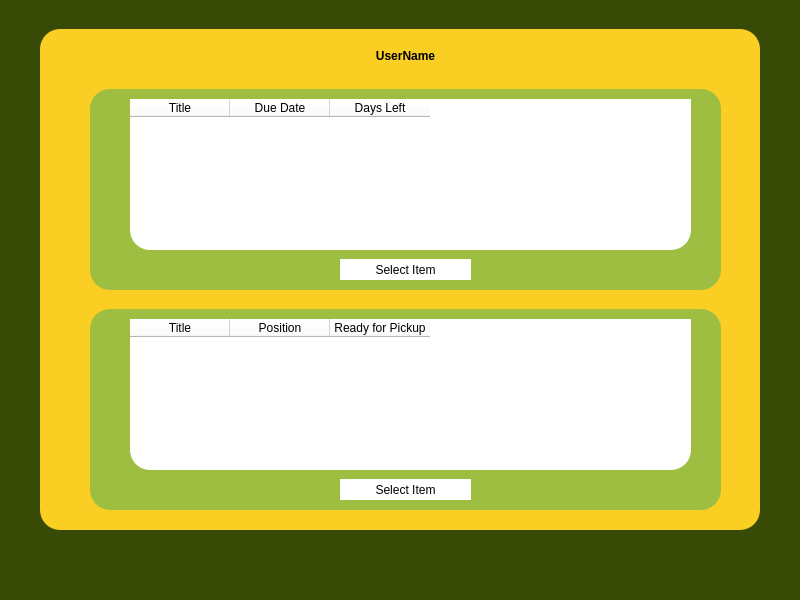
<?xml version="1.0" encoding="UTF-8"?>
<ui version="4.0">
 <class>AccountDetailsPage</class>
 <widget class="QWidget" name="AccountDetailsPage">
  <property name="geometry">
   <rect>
    <x>0</x>
    <y>0</y>
    <width>800</width>
    <height>600</height>
   </rect>
  </property>
  <property name="windowTitle">
   <string>Form</string>
  </property>
  <widget class="QWidget" name="widget" native="true">
   <property name="geometry">
    <rect>
     <x>0</x>
     <y>-1</y>
     <width>800</width>
     <height>601</height>
    </rect>
   </property>
   <property name="autoFillBackground">
    <bool>false</bool>
   </property>
   <property name="styleSheet">
    <string notr="true">background-color: #384b06;
font: 12pt &quot;DejaVu Serif&quot;;</string>
   </property>
   <widget class="QWidget" name="widget_2" native="true">
    <property name="geometry">
     <rect>
      <x>40</x>
      <y>30</y>
      <width>720</width>
      <height>501</height>
     </rect>
    </property>
    <property name="palette">
     <palette>
      <active>
       <colorrole role="Button">
        <brush brushstyle="SolidPattern">
         <color alpha="255">
          <red>250</red>
          <green>206</green>
          <blue>35</blue>
         </color>
        </brush>
       </colorrole>
       <colorrole role="Base">
        <brush brushstyle="SolidPattern">
         <color alpha="255">
          <red>250</red>
          <green>206</green>
          <blue>35</blue>
         </color>
        </brush>
       </colorrole>
       <colorrole role="Window">
        <brush brushstyle="SolidPattern">
         <color alpha="255">
          <red>250</red>
          <green>206</green>
          <blue>35</blue>
         </color>
        </brush>
       </colorrole>
      </active>
      <inactive>
       <colorrole role="Button">
        <brush brushstyle="SolidPattern">
         <color alpha="255">
          <red>250</red>
          <green>206</green>
          <blue>35</blue>
         </color>
        </brush>
       </colorrole>
       <colorrole role="Base">
        <brush brushstyle="SolidPattern">
         <color alpha="255">
          <red>250</red>
          <green>206</green>
          <blue>35</blue>
         </color>
        </brush>
       </colorrole>
       <colorrole role="Window">
        <brush brushstyle="SolidPattern">
         <color alpha="255">
          <red>250</red>
          <green>206</green>
          <blue>35</blue>
         </color>
        </brush>
       </colorrole>
      </inactive>
      <disabled>
       <colorrole role="Button">
        <brush brushstyle="SolidPattern">
         <color alpha="255">
          <red>250</red>
          <green>206</green>
          <blue>35</blue>
         </color>
        </brush>
       </colorrole>
       <colorrole role="Base">
        <brush brushstyle="SolidPattern">
         <color alpha="255">
          <red>250</red>
          <green>206</green>
          <blue>35</blue>
         </color>
        </brush>
       </colorrole>
       <colorrole role="Window">
        <brush brushstyle="SolidPattern">
         <color alpha="255">
          <red>250</red>
          <green>206</green>
          <blue>35</blue>
         </color>
        </brush>
       </colorrole>
      </disabled>
     </palette>
    </property>
    <property name="autoFillBackground">
     <bool>false</bool>
    </property>
    <property name="styleSheet">
     <string notr="true">background-color: #face23;
border-radius: 20px;</string>
    </property>
    <widget class="QWidget" name="AccountInfoWidget" native="true">
     <property name="geometry">
      <rect>
       <x>50</x>
       <y>20</y>
       <width>631</width>
       <height>41</height>
      </rect>
     </property>
     <property name="palette">
      <palette>
       <active>
        <colorrole role="WindowText">
         <brush brushstyle="SolidPattern">
          <color alpha="255">
           <red>255</red>
           <green>255</green>
           <blue>255</blue>
          </color>
         </brush>
        </colorrole>
        <colorrole role="Button">
         <brush brushstyle="SolidPattern">
          <color alpha="255">
           <red>250</red>
           <green>206</green>
           <blue>35</blue>
          </color>
         </brush>
        </colorrole>
        <colorrole role="Light">
         <brush brushstyle="SolidPattern">
          <color alpha="255">
           <red>84</red>
           <green>112</green>
           <blue>9</blue>
          </color>
         </brush>
        </colorrole>
        <colorrole role="Midlight">
         <brush brushstyle="SolidPattern">
          <color alpha="255">
           <red>70</red>
           <green>93</green>
           <blue>7</blue>
          </color>
         </brush>
        </colorrole>
        <colorrole role="Dark">
         <brush brushstyle="SolidPattern">
          <color alpha="255">
           <red>28</red>
           <green>37</green>
           <blue>3</blue>
          </color>
         </brush>
        </colorrole>
        <colorrole role="Mid">
         <brush brushstyle="SolidPattern">
          <color alpha="255">
           <red>37</red>
           <green>50</green>
           <blue>4</blue>
          </color>
         </brush>
        </colorrole>
        <colorrole role="Text">
         <brush brushstyle="SolidPattern">
          <color alpha="255">
           <red>255</red>
           <green>255</green>
           <blue>255</blue>
          </color>
         </brush>
        </colorrole>
        <colorrole role="BrightText">
         <brush brushstyle="SolidPattern">
          <color alpha="255">
           <red>255</red>
           <green>255</green>
           <blue>255</blue>
          </color>
         </brush>
        </colorrole>
        <colorrole role="ButtonText">
         <brush brushstyle="SolidPattern">
          <color alpha="255">
           <red>255</red>
           <green>255</green>
           <blue>255</blue>
          </color>
         </brush>
        </colorrole>
        <colorrole role="Base">
         <brush brushstyle="SolidPattern">
          <color alpha="255">
           <red>250</red>
           <green>206</green>
           <blue>35</blue>
          </color>
         </brush>
        </colorrole>
        <colorrole role="Window">
         <brush brushstyle="SolidPattern">
          <color alpha="255">
           <red>250</red>
           <green>206</green>
           <blue>35</blue>
          </color>
         </brush>
        </colorrole>
        <colorrole role="Shadow">
         <brush brushstyle="SolidPattern">
          <color alpha="255">
           <red>0</red>
           <green>0</green>
           <blue>0</blue>
          </color>
         </brush>
        </colorrole>
        <colorrole role="AlternateBase">
         <brush brushstyle="SolidPattern">
          <color alpha="255">
           <red>28</red>
           <green>37</green>
           <blue>3</blue>
          </color>
         </brush>
        </colorrole>
        <colorrole role="ToolTipBase">
         <brush brushstyle="SolidPattern">
          <color alpha="255">
           <red>255</red>
           <green>255</green>
           <blue>220</blue>
          </color>
         </brush>
        </colorrole>
        <colorrole role="ToolTipText">
         <brush brushstyle="SolidPattern">
          <color alpha="255">
           <red>0</red>
           <green>0</green>
           <blue>0</blue>
          </color>
         </brush>
        </colorrole>
        <colorrole role="PlaceholderText">
         <brush brushstyle="SolidPattern">
          <color alpha="128">
           <red>255</red>
           <green>255</green>
           <blue>255</blue>
          </color>
         </brush>
        </colorrole>
       </active>
       <inactive>
        <colorrole role="WindowText">
         <brush brushstyle="SolidPattern">
          <color alpha="255">
           <red>255</red>
           <green>255</green>
           <blue>255</blue>
          </color>
         </brush>
        </colorrole>
        <colorrole role="Button">
         <brush brushstyle="SolidPattern">
          <color alpha="255">
           <red>250</red>
           <green>206</green>
           <blue>35</blue>
          </color>
         </brush>
        </colorrole>
        <colorrole role="Light">
         <brush brushstyle="SolidPattern">
          <color alpha="255">
           <red>84</red>
           <green>112</green>
           <blue>9</blue>
          </color>
         </brush>
        </colorrole>
        <colorrole role="Midlight">
         <brush brushstyle="SolidPattern">
          <color alpha="255">
           <red>70</red>
           <green>93</green>
           <blue>7</blue>
          </color>
         </brush>
        </colorrole>
        <colorrole role="Dark">
         <brush brushstyle="SolidPattern">
          <color alpha="255">
           <red>28</red>
           <green>37</green>
           <blue>3</blue>
          </color>
         </brush>
        </colorrole>
        <colorrole role="Mid">
         <brush brushstyle="SolidPattern">
          <color alpha="255">
           <red>37</red>
           <green>50</green>
           <blue>4</blue>
          </color>
         </brush>
        </colorrole>
        <colorrole role="Text">
         <brush brushstyle="SolidPattern">
          <color alpha="255">
           <red>255</red>
           <green>255</green>
           <blue>255</blue>
          </color>
         </brush>
        </colorrole>
        <colorrole role="BrightText">
         <brush brushstyle="SolidPattern">
          <color alpha="255">
           <red>255</red>
           <green>255</green>
           <blue>255</blue>
          </color>
         </brush>
        </colorrole>
        <colorrole role="ButtonText">
         <brush brushstyle="SolidPattern">
          <color alpha="255">
           <red>255</red>
           <green>255</green>
           <blue>255</blue>
          </color>
         </brush>
        </colorrole>
        <colorrole role="Base">
         <brush brushstyle="SolidPattern">
          <color alpha="255">
           <red>250</red>
           <green>206</green>
           <blue>35</blue>
          </color>
         </brush>
        </colorrole>
        <colorrole role="Window">
         <brush brushstyle="SolidPattern">
          <color alpha="255">
           <red>250</red>
           <green>206</green>
           <blue>35</blue>
          </color>
         </brush>
        </colorrole>
        <colorrole role="Shadow">
         <brush brushstyle="SolidPattern">
          <color alpha="255">
           <red>0</red>
           <green>0</green>
           <blue>0</blue>
          </color>
         </brush>
        </colorrole>
        <colorrole role="AlternateBase">
         <brush brushstyle="SolidPattern">
          <color alpha="255">
           <red>28</red>
           <green>37</green>
           <blue>3</blue>
          </color>
         </brush>
        </colorrole>
        <colorrole role="ToolTipBase">
         <brush brushstyle="SolidPattern">
          <color alpha="255">
           <red>255</red>
           <green>255</green>
           <blue>220</blue>
          </color>
         </brush>
        </colorrole>
        <colorrole role="ToolTipText">
         <brush brushstyle="SolidPattern">
          <color alpha="255">
           <red>0</red>
           <green>0</green>
           <blue>0</blue>
          </color>
         </brush>
        </colorrole>
        <colorrole role="PlaceholderText">
         <brush brushstyle="SolidPattern">
          <color alpha="128">
           <red>255</red>
           <green>255</green>
           <blue>255</blue>
          </color>
         </brush>
        </colorrole>
       </inactive>
       <disabled>
        <colorrole role="WindowText">
         <brush brushstyle="SolidPattern">
          <color alpha="255">
           <red>28</red>
           <green>37</green>
           <blue>3</blue>
          </color>
         </brush>
        </colorrole>
        <colorrole role="Button">
         <brush brushstyle="SolidPattern">
          <color alpha="255">
           <red>250</red>
           <green>206</green>
           <blue>35</blue>
          </color>
         </brush>
        </colorrole>
        <colorrole role="Light">
         <brush brushstyle="SolidPattern">
          <color alpha="255">
           <red>84</red>
           <green>112</green>
           <blue>9</blue>
          </color>
         </brush>
        </colorrole>
        <colorrole role="Midlight">
         <brush brushstyle="SolidPattern">
          <color alpha="255">
           <red>70</red>
           <green>93</green>
           <blue>7</blue>
          </color>
         </brush>
        </colorrole>
        <colorrole role="Dark">
         <brush brushstyle="SolidPattern">
          <color alpha="255">
           <red>28</red>
           <green>37</green>
           <blue>3</blue>
          </color>
         </brush>
        </colorrole>
        <colorrole role="Mid">
         <brush brushstyle="SolidPattern">
          <color alpha="255">
           <red>37</red>
           <green>50</green>
           <blue>4</blue>
          </color>
         </brush>
        </colorrole>
        <colorrole role="Text">
         <brush brushstyle="SolidPattern">
          <color alpha="255">
           <red>28</red>
           <green>37</green>
           <blue>3</blue>
          </color>
         </brush>
        </colorrole>
        <colorrole role="BrightText">
         <brush brushstyle="SolidPattern">
          <color alpha="255">
           <red>255</red>
           <green>255</green>
           <blue>255</blue>
          </color>
         </brush>
        </colorrole>
        <colorrole role="ButtonText">
         <brush brushstyle="SolidPattern">
          <color alpha="255">
           <red>28</red>
           <green>37</green>
           <blue>3</blue>
          </color>
         </brush>
        </colorrole>
        <colorrole role="Base">
         <brush brushstyle="SolidPattern">
          <color alpha="255">
           <red>250</red>
           <green>206</green>
           <blue>35</blue>
          </color>
         </brush>
        </colorrole>
        <colorrole role="Window">
         <brush brushstyle="SolidPattern">
          <color alpha="255">
           <red>250</red>
           <green>206</green>
           <blue>35</blue>
          </color>
         </brush>
        </colorrole>
        <colorrole role="Shadow">
         <brush brushstyle="SolidPattern">
          <color alpha="255">
           <red>0</red>
           <green>0</green>
           <blue>0</blue>
          </color>
         </brush>
        </colorrole>
        <colorrole role="AlternateBase">
         <brush brushstyle="SolidPattern">
          <color alpha="255">
           <red>56</red>
           <green>75</green>
           <blue>6</blue>
          </color>
         </brush>
        </colorrole>
        <colorrole role="ToolTipBase">
         <brush brushstyle="SolidPattern">
          <color alpha="255">
           <red>255</red>
           <green>255</green>
           <blue>220</blue>
          </color>
         </brush>
        </colorrole>
        <colorrole role="ToolTipText">
         <brush brushstyle="SolidPattern">
          <color alpha="255">
           <red>0</red>
           <green>0</green>
           <blue>0</blue>
          </color>
         </brush>
        </colorrole>
        <colorrole role="PlaceholderText">
         <brush brushstyle="SolidPattern">
          <color alpha="128">
           <red>255</red>
           <green>255</green>
           <blue>255</blue>
          </color>
         </brush>
        </colorrole>
       </disabled>
      </palette>
     </property>
     <property name="autoFillBackground">
      <bool>false</bool>
     </property>
     <property name="styleSheet">
      <string notr="true">border-radius: 20px;</string>
     </property>
     <widget class="QLabel" name="AIWNameLabel">
      <property name="geometry">
       <rect>
        <x>0</x>
        <y>0</y>
        <width>631</width>
        <height>41</height>
       </rect>
      </property>
      <property name="styleSheet">
       <string notr="true">font-weight: bold;</string>
      </property>
      <property name="text">
       <string>UserName</string>
      </property>
      <property name="alignment">
       <set>Qt::AlignHCenter|Qt::AlignTop</set>
      </property>
      <property name="wordWrap">
       <bool>true</bool>
      </property>
     </widget>
    </widget>
    <widget class="QWidget" name="AccountLoansWidget" native="true">
     <property name="geometry">
      <rect>
       <x>50</x>
       <y>60</y>
       <width>631</width>
       <height>201</height>
      </rect>
     </property>
     <property name="palette">
      <palette>
       <active>
        <colorrole role="WindowText">
         <brush brushstyle="SolidPattern">
          <color alpha="255">
           <red>255</red>
           <green>255</green>
           <blue>255</blue>
          </color>
         </brush>
        </colorrole>
        <colorrole role="Button">
         <brush brushstyle="SolidPattern">
          <color alpha="255">
           <red>158</red>
           <green>190</green>
           <blue>65</blue>
          </color>
         </brush>
        </colorrole>
        <colorrole role="Light">
         <brush brushstyle="SolidPattern">
          <color alpha="255">
           <red>84</red>
           <green>112</green>
           <blue>9</blue>
          </color>
         </brush>
        </colorrole>
        <colorrole role="Midlight">
         <brush brushstyle="SolidPattern">
          <color alpha="255">
           <red>70</red>
           <green>93</green>
           <blue>7</blue>
          </color>
         </brush>
        </colorrole>
        <colorrole role="Dark">
         <brush brushstyle="SolidPattern">
          <color alpha="255">
           <red>28</red>
           <green>37</green>
           <blue>3</blue>
          </color>
         </brush>
        </colorrole>
        <colorrole role="Mid">
         <brush brushstyle="SolidPattern">
          <color alpha="255">
           <red>37</red>
           <green>50</green>
           <blue>4</blue>
          </color>
         </brush>
        </colorrole>
        <colorrole role="Text">
         <brush brushstyle="SolidPattern">
          <color alpha="255">
           <red>255</red>
           <green>255</green>
           <blue>255</blue>
          </color>
         </brush>
        </colorrole>
        <colorrole role="BrightText">
         <brush brushstyle="SolidPattern">
          <color alpha="255">
           <red>255</red>
           <green>255</green>
           <blue>255</blue>
          </color>
         </brush>
        </colorrole>
        <colorrole role="ButtonText">
         <brush brushstyle="SolidPattern">
          <color alpha="255">
           <red>255</red>
           <green>255</green>
           <blue>255</blue>
          </color>
         </brush>
        </colorrole>
        <colorrole role="Base">
         <brush brushstyle="SolidPattern">
          <color alpha="255">
           <red>158</red>
           <green>190</green>
           <blue>65</blue>
          </color>
         </brush>
        </colorrole>
        <colorrole role="Window">
         <brush brushstyle="SolidPattern">
          <color alpha="255">
           <red>158</red>
           <green>190</green>
           <blue>65</blue>
          </color>
         </brush>
        </colorrole>
        <colorrole role="Shadow">
         <brush brushstyle="SolidPattern">
          <color alpha="255">
           <red>0</red>
           <green>0</green>
           <blue>0</blue>
          </color>
         </brush>
        </colorrole>
        <colorrole role="AlternateBase">
         <brush brushstyle="SolidPattern">
          <color alpha="255">
           <red>28</red>
           <green>37</green>
           <blue>3</blue>
          </color>
         </brush>
        </colorrole>
        <colorrole role="ToolTipBase">
         <brush brushstyle="SolidPattern">
          <color alpha="255">
           <red>255</red>
           <green>255</green>
           <blue>220</blue>
          </color>
         </brush>
        </colorrole>
        <colorrole role="ToolTipText">
         <brush brushstyle="SolidPattern">
          <color alpha="255">
           <red>0</red>
           <green>0</green>
           <blue>0</blue>
          </color>
         </brush>
        </colorrole>
        <colorrole role="PlaceholderText">
         <brush brushstyle="SolidPattern">
          <color alpha="128">
           <red>255</red>
           <green>255</green>
           <blue>255</blue>
          </color>
         </brush>
        </colorrole>
       </active>
       <inactive>
        <colorrole role="WindowText">
         <brush brushstyle="SolidPattern">
          <color alpha="255">
           <red>255</red>
           <green>255</green>
           <blue>255</blue>
          </color>
         </brush>
        </colorrole>
        <colorrole role="Button">
         <brush brushstyle="SolidPattern">
          <color alpha="255">
           <red>158</red>
           <green>190</green>
           <blue>65</blue>
          </color>
         </brush>
        </colorrole>
        <colorrole role="Light">
         <brush brushstyle="SolidPattern">
          <color alpha="255">
           <red>84</red>
           <green>112</green>
           <blue>9</blue>
          </color>
         </brush>
        </colorrole>
        <colorrole role="Midlight">
         <brush brushstyle="SolidPattern">
          <color alpha="255">
           <red>70</red>
           <green>93</green>
           <blue>7</blue>
          </color>
         </brush>
        </colorrole>
        <colorrole role="Dark">
         <brush brushstyle="SolidPattern">
          <color alpha="255">
           <red>28</red>
           <green>37</green>
           <blue>3</blue>
          </color>
         </brush>
        </colorrole>
        <colorrole role="Mid">
         <brush brushstyle="SolidPattern">
          <color alpha="255">
           <red>37</red>
           <green>50</green>
           <blue>4</blue>
          </color>
         </brush>
        </colorrole>
        <colorrole role="Text">
         <brush brushstyle="SolidPattern">
          <color alpha="255">
           <red>255</red>
           <green>255</green>
           <blue>255</blue>
          </color>
         </brush>
        </colorrole>
        <colorrole role="BrightText">
         <brush brushstyle="SolidPattern">
          <color alpha="255">
           <red>255</red>
           <green>255</green>
           <blue>255</blue>
          </color>
         </brush>
        </colorrole>
        <colorrole role="ButtonText">
         <brush brushstyle="SolidPattern">
          <color alpha="255">
           <red>255</red>
           <green>255</green>
           <blue>255</blue>
          </color>
         </brush>
        </colorrole>
        <colorrole role="Base">
         <brush brushstyle="SolidPattern">
          <color alpha="255">
           <red>158</red>
           <green>190</green>
           <blue>65</blue>
          </color>
         </brush>
        </colorrole>
        <colorrole role="Window">
         <brush brushstyle="SolidPattern">
          <color alpha="255">
           <red>158</red>
           <green>190</green>
           <blue>65</blue>
          </color>
         </brush>
        </colorrole>
        <colorrole role="Shadow">
         <brush brushstyle="SolidPattern">
          <color alpha="255">
           <red>0</red>
           <green>0</green>
           <blue>0</blue>
          </color>
         </brush>
        </colorrole>
        <colorrole role="AlternateBase">
         <brush brushstyle="SolidPattern">
          <color alpha="255">
           <red>28</red>
           <green>37</green>
           <blue>3</blue>
          </color>
         </brush>
        </colorrole>
        <colorrole role="ToolTipBase">
         <brush brushstyle="SolidPattern">
          <color alpha="255">
           <red>255</red>
           <green>255</green>
           <blue>220</blue>
          </color>
         </brush>
        </colorrole>
        <colorrole role="ToolTipText">
         <brush brushstyle="SolidPattern">
          <color alpha="255">
           <red>0</red>
           <green>0</green>
           <blue>0</blue>
          </color>
         </brush>
        </colorrole>
        <colorrole role="PlaceholderText">
         <brush brushstyle="SolidPattern">
          <color alpha="128">
           <red>255</red>
           <green>255</green>
           <blue>255</blue>
          </color>
         </brush>
        </colorrole>
       </inactive>
       <disabled>
        <colorrole role="WindowText">
         <brush brushstyle="SolidPattern">
          <color alpha="255">
           <red>28</red>
           <green>37</green>
           <blue>3</blue>
          </color>
         </brush>
        </colorrole>
        <colorrole role="Button">
         <brush brushstyle="SolidPattern">
          <color alpha="255">
           <red>158</red>
           <green>190</green>
           <blue>65</blue>
          </color>
         </brush>
        </colorrole>
        <colorrole role="Light">
         <brush brushstyle="SolidPattern">
          <color alpha="255">
           <red>84</red>
           <green>112</green>
           <blue>9</blue>
          </color>
         </brush>
        </colorrole>
        <colorrole role="Midlight">
         <brush brushstyle="SolidPattern">
          <color alpha="255">
           <red>70</red>
           <green>93</green>
           <blue>7</blue>
          </color>
         </brush>
        </colorrole>
        <colorrole role="Dark">
         <brush brushstyle="SolidPattern">
          <color alpha="255">
           <red>28</red>
           <green>37</green>
           <blue>3</blue>
          </color>
         </brush>
        </colorrole>
        <colorrole role="Mid">
         <brush brushstyle="SolidPattern">
          <color alpha="255">
           <red>37</red>
           <green>50</green>
           <blue>4</blue>
          </color>
         </brush>
        </colorrole>
        <colorrole role="Text">
         <brush brushstyle="SolidPattern">
          <color alpha="255">
           <red>28</red>
           <green>37</green>
           <blue>3</blue>
          </color>
         </brush>
        </colorrole>
        <colorrole role="BrightText">
         <brush brushstyle="SolidPattern">
          <color alpha="255">
           <red>255</red>
           <green>255</green>
           <blue>255</blue>
          </color>
         </brush>
        </colorrole>
        <colorrole role="ButtonText">
         <brush brushstyle="SolidPattern">
          <color alpha="255">
           <red>28</red>
           <green>37</green>
           <blue>3</blue>
          </color>
         </brush>
        </colorrole>
        <colorrole role="Base">
         <brush brushstyle="SolidPattern">
          <color alpha="255">
           <red>158</red>
           <green>190</green>
           <blue>65</blue>
          </color>
         </brush>
        </colorrole>
        <colorrole role="Window">
         <brush brushstyle="SolidPattern">
          <color alpha="255">
           <red>158</red>
           <green>190</green>
           <blue>65</blue>
          </color>
         </brush>
        </colorrole>
        <colorrole role="Shadow">
         <brush brushstyle="SolidPattern">
          <color alpha="255">
           <red>0</red>
           <green>0</green>
           <blue>0</blue>
          </color>
         </brush>
        </colorrole>
        <colorrole role="AlternateBase">
         <brush brushstyle="SolidPattern">
          <color alpha="255">
           <red>56</red>
           <green>75</green>
           <blue>6</blue>
          </color>
         </brush>
        </colorrole>
        <colorrole role="ToolTipBase">
         <brush brushstyle="SolidPattern">
          <color alpha="255">
           <red>255</red>
           <green>255</green>
           <blue>220</blue>
          </color>
         </brush>
        </colorrole>
        <colorrole role="ToolTipText">
         <brush brushstyle="SolidPattern">
          <color alpha="255">
           <red>0</red>
           <green>0</green>
           <blue>0</blue>
          </color>
         </brush>
        </colorrole>
        <colorrole role="PlaceholderText">
         <brush brushstyle="SolidPattern">
          <color alpha="128">
           <red>255</red>
           <green>255</green>
           <blue>255</blue>
          </color>
         </brush>
        </colorrole>
       </disabled>
      </palette>
     </property>
     <property name="autoFillBackground">
      <bool>false</bool>
     </property>
     <property name="styleSheet">
      <string notr="true">background-color: #9ebe41;
border-radius: 20px;</string>
     </property>
     <widget class="QPushButton" name="loanSelectButton">
      <property name="geometry">
       <rect>
        <x>250</x>
        <y>170</y>
        <width>131</width>
        <height>21</height>
       </rect>
      </property>
      <property name="styleSheet">
       <string notr="true">background-color: rgb(255, 255, 255);
selection-background-color: rgb(249, 240, 107);</string>
      </property>
      <property name="text">
       <string>Select Item</string>
      </property>
     </widget>
     <widget class="QTableWidget" name="loansTableWidget">
      <property name="geometry">
       <rect>
        <x>40</x>
        <y>10</y>
        <width>561</width>
        <height>151</height>
       </rect>
      </property>
      <property name="styleSheet">
       <string notr="true">background-color: rgb(255, 255, 255);</string>
      </property>
      <property name="rowCount">
       <number>0</number>
      </property>
      <property name="columnCount">
       <number>3</number>
      </property>
      <attribute name="horizontalHeaderVisible">
       <bool>true</bool>
      </attribute>
      <attribute name="horizontalHeaderCascadingSectionResizes">
       <bool>true</bool>
      </attribute>
      <attribute name="horizontalHeaderMinimumSectionSize">
       <number>45</number>
      </attribute>
      <attribute name="horizontalHeaderDefaultSectionSize">
       <number>100</number>
      </attribute>
      <attribute name="horizontalHeaderHighlightSections">
       <bool>true</bool>
      </attribute>
      <attribute name="horizontalHeaderShowSortIndicator" stdset="0">
       <bool>false</bool>
      </attribute>
      <attribute name="horizontalHeaderStretchLastSection">
       <bool>false</bool>
      </attribute>
      <column>
       <property name="text">
        <string>Title</string>
       </property>
      </column>
      <column>
       <property name="text">
        <string>Due Date</string>
       </property>
      </column>
      <column>
       <property name="text">
        <string>Days Left</string>
       </property>
      </column>
     </widget>
    </widget>
    <widget class="QWidget" name="AccountHoldsWidget" native="true">
     <property name="geometry">
      <rect>
       <x>50</x>
       <y>280</y>
       <width>631</width>
       <height>201</height>
      </rect>
     </property>
     <property name="palette">
      <palette>
       <active>
        <colorrole role="WindowText">
         <brush brushstyle="SolidPattern">
          <color alpha="255">
           <red>255</red>
           <green>255</green>
           <blue>255</blue>
          </color>
         </brush>
        </colorrole>
        <colorrole role="Button">
         <brush brushstyle="SolidPattern">
          <color alpha="255">
           <red>158</red>
           <green>190</green>
           <blue>65</blue>
          </color>
         </brush>
        </colorrole>
        <colorrole role="Light">
         <brush brushstyle="SolidPattern">
          <color alpha="255">
           <red>84</red>
           <green>112</green>
           <blue>9</blue>
          </color>
         </brush>
        </colorrole>
        <colorrole role="Midlight">
         <brush brushstyle="SolidPattern">
          <color alpha="255">
           <red>70</red>
           <green>93</green>
           <blue>7</blue>
          </color>
         </brush>
        </colorrole>
        <colorrole role="Dark">
         <brush brushstyle="SolidPattern">
          <color alpha="255">
           <red>28</red>
           <green>37</green>
           <blue>3</blue>
          </color>
         </brush>
        </colorrole>
        <colorrole role="Mid">
         <brush brushstyle="SolidPattern">
          <color alpha="255">
           <red>37</red>
           <green>50</green>
           <blue>4</blue>
          </color>
         </brush>
        </colorrole>
        <colorrole role="Text">
         <brush brushstyle="SolidPattern">
          <color alpha="255">
           <red>255</red>
           <green>255</green>
           <blue>255</blue>
          </color>
         </brush>
        </colorrole>
        <colorrole role="BrightText">
         <brush brushstyle="SolidPattern">
          <color alpha="255">
           <red>255</red>
           <green>255</green>
           <blue>255</blue>
          </color>
         </brush>
        </colorrole>
        <colorrole role="ButtonText">
         <brush brushstyle="SolidPattern">
          <color alpha="255">
           <red>255</red>
           <green>255</green>
           <blue>255</blue>
          </color>
         </brush>
        </colorrole>
        <colorrole role="Base">
         <brush brushstyle="SolidPattern">
          <color alpha="255">
           <red>158</red>
           <green>190</green>
           <blue>65</blue>
          </color>
         </brush>
        </colorrole>
        <colorrole role="Window">
         <brush brushstyle="SolidPattern">
          <color alpha="255">
           <red>158</red>
           <green>190</green>
           <blue>65</blue>
          </color>
         </brush>
        </colorrole>
        <colorrole role="Shadow">
         <brush brushstyle="SolidPattern">
          <color alpha="255">
           <red>0</red>
           <green>0</green>
           <blue>0</blue>
          </color>
         </brush>
        </colorrole>
        <colorrole role="AlternateBase">
         <brush brushstyle="SolidPattern">
          <color alpha="255">
           <red>28</red>
           <green>37</green>
           <blue>3</blue>
          </color>
         </brush>
        </colorrole>
        <colorrole role="ToolTipBase">
         <brush brushstyle="SolidPattern">
          <color alpha="255">
           <red>255</red>
           <green>255</green>
           <blue>220</blue>
          </color>
         </brush>
        </colorrole>
        <colorrole role="ToolTipText">
         <brush brushstyle="SolidPattern">
          <color alpha="255">
           <red>0</red>
           <green>0</green>
           <blue>0</blue>
          </color>
         </brush>
        </colorrole>
        <colorrole role="PlaceholderText">
         <brush brushstyle="SolidPattern">
          <color alpha="128">
           <red>255</red>
           <green>255</green>
           <blue>255</blue>
          </color>
         </brush>
        </colorrole>
       </active>
       <inactive>
        <colorrole role="WindowText">
         <brush brushstyle="SolidPattern">
          <color alpha="255">
           <red>255</red>
           <green>255</green>
           <blue>255</blue>
          </color>
         </brush>
        </colorrole>
        <colorrole role="Button">
         <brush brushstyle="SolidPattern">
          <color alpha="255">
           <red>158</red>
           <green>190</green>
           <blue>65</blue>
          </color>
         </brush>
        </colorrole>
        <colorrole role="Light">
         <brush brushstyle="SolidPattern">
          <color alpha="255">
           <red>84</red>
           <green>112</green>
           <blue>9</blue>
          </color>
         </brush>
        </colorrole>
        <colorrole role="Midlight">
         <brush brushstyle="SolidPattern">
          <color alpha="255">
           <red>70</red>
           <green>93</green>
           <blue>7</blue>
          </color>
         </brush>
        </colorrole>
        <colorrole role="Dark">
         <brush brushstyle="SolidPattern">
          <color alpha="255">
           <red>28</red>
           <green>37</green>
           <blue>3</blue>
          </color>
         </brush>
        </colorrole>
        <colorrole role="Mid">
         <brush brushstyle="SolidPattern">
          <color alpha="255">
           <red>37</red>
           <green>50</green>
           <blue>4</blue>
          </color>
         </brush>
        </colorrole>
        <colorrole role="Text">
         <brush brushstyle="SolidPattern">
          <color alpha="255">
           <red>255</red>
           <green>255</green>
           <blue>255</blue>
          </color>
         </brush>
        </colorrole>
        <colorrole role="BrightText">
         <brush brushstyle="SolidPattern">
          <color alpha="255">
           <red>255</red>
           <green>255</green>
           <blue>255</blue>
          </color>
         </brush>
        </colorrole>
        <colorrole role="ButtonText">
         <brush brushstyle="SolidPattern">
          <color alpha="255">
           <red>255</red>
           <green>255</green>
           <blue>255</blue>
          </color>
         </brush>
        </colorrole>
        <colorrole role="Base">
         <brush brushstyle="SolidPattern">
          <color alpha="255">
           <red>158</red>
           <green>190</green>
           <blue>65</blue>
          </color>
         </brush>
        </colorrole>
        <colorrole role="Window">
         <brush brushstyle="SolidPattern">
          <color alpha="255">
           <red>158</red>
           <green>190</green>
           <blue>65</blue>
          </color>
         </brush>
        </colorrole>
        <colorrole role="Shadow">
         <brush brushstyle="SolidPattern">
          <color alpha="255">
           <red>0</red>
           <green>0</green>
           <blue>0</blue>
          </color>
         </brush>
        </colorrole>
        <colorrole role="AlternateBase">
         <brush brushstyle="SolidPattern">
          <color alpha="255">
           <red>28</red>
           <green>37</green>
           <blue>3</blue>
          </color>
         </brush>
        </colorrole>
        <colorrole role="ToolTipBase">
         <brush brushstyle="SolidPattern">
          <color alpha="255">
           <red>255</red>
           <green>255</green>
           <blue>220</blue>
          </color>
         </brush>
        </colorrole>
        <colorrole role="ToolTipText">
         <brush brushstyle="SolidPattern">
          <color alpha="255">
           <red>0</red>
           <green>0</green>
           <blue>0</blue>
          </color>
         </brush>
        </colorrole>
        <colorrole role="PlaceholderText">
         <brush brushstyle="SolidPattern">
          <color alpha="128">
           <red>255</red>
           <green>255</green>
           <blue>255</blue>
          </color>
         </brush>
        </colorrole>
       </inactive>
       <disabled>
        <colorrole role="WindowText">
         <brush brushstyle="SolidPattern">
          <color alpha="255">
           <red>28</red>
           <green>37</green>
           <blue>3</blue>
          </color>
         </brush>
        </colorrole>
        <colorrole role="Button">
         <brush brushstyle="SolidPattern">
          <color alpha="255">
           <red>158</red>
           <green>190</green>
           <blue>65</blue>
          </color>
         </brush>
        </colorrole>
        <colorrole role="Light">
         <brush brushstyle="SolidPattern">
          <color alpha="255">
           <red>84</red>
           <green>112</green>
           <blue>9</blue>
          </color>
         </brush>
        </colorrole>
        <colorrole role="Midlight">
         <brush brushstyle="SolidPattern">
          <color alpha="255">
           <red>70</red>
           <green>93</green>
           <blue>7</blue>
          </color>
         </brush>
        </colorrole>
        <colorrole role="Dark">
         <brush brushstyle="SolidPattern">
          <color alpha="255">
           <red>28</red>
           <green>37</green>
           <blue>3</blue>
          </color>
         </brush>
        </colorrole>
        <colorrole role="Mid">
         <brush brushstyle="SolidPattern">
          <color alpha="255">
           <red>37</red>
           <green>50</green>
           <blue>4</blue>
          </color>
         </brush>
        </colorrole>
        <colorrole role="Text">
         <brush brushstyle="SolidPattern">
          <color alpha="255">
           <red>28</red>
           <green>37</green>
           <blue>3</blue>
          </color>
         </brush>
        </colorrole>
        <colorrole role="BrightText">
         <brush brushstyle="SolidPattern">
          <color alpha="255">
           <red>255</red>
           <green>255</green>
           <blue>255</blue>
          </color>
         </brush>
        </colorrole>
        <colorrole role="ButtonText">
         <brush brushstyle="SolidPattern">
          <color alpha="255">
           <red>28</red>
           <green>37</green>
           <blue>3</blue>
          </color>
         </brush>
        </colorrole>
        <colorrole role="Base">
         <brush brushstyle="SolidPattern">
          <color alpha="255">
           <red>158</red>
           <green>190</green>
           <blue>65</blue>
          </color>
         </brush>
        </colorrole>
        <colorrole role="Window">
         <brush brushstyle="SolidPattern">
          <color alpha="255">
           <red>158</red>
           <green>190</green>
           <blue>65</blue>
          </color>
         </brush>
        </colorrole>
        <colorrole role="Shadow">
         <brush brushstyle="SolidPattern">
          <color alpha="255">
           <red>0</red>
           <green>0</green>
           <blue>0</blue>
          </color>
         </brush>
        </colorrole>
        <colorrole role="AlternateBase">
         <brush brushstyle="SolidPattern">
          <color alpha="255">
           <red>56</red>
           <green>75</green>
           <blue>6</blue>
          </color>
         </brush>
        </colorrole>
        <colorrole role="ToolTipBase">
         <brush brushstyle="SolidPattern">
          <color alpha="255">
           <red>255</red>
           <green>255</green>
           <blue>220</blue>
          </color>
         </brush>
        </colorrole>
        <colorrole role="ToolTipText">
         <brush brushstyle="SolidPattern">
          <color alpha="255">
           <red>0</red>
           <green>0</green>
           <blue>0</blue>
          </color>
         </brush>
        </colorrole>
        <colorrole role="PlaceholderText">
         <brush brushstyle="SolidPattern">
          <color alpha="128">
           <red>255</red>
           <green>255</green>
           <blue>255</blue>
          </color>
         </brush>
        </colorrole>
       </disabled>
      </palette>
     </property>
     <property name="autoFillBackground">
      <bool>false</bool>
     </property>
     <property name="styleSheet">
      <string notr="true">background-color: #9ebe41;
border-radius: 20px;</string>
     </property>
     <widget class="QPushButton" name="holdsSelectButton">
      <property name="geometry">
       <rect>
        <x>250</x>
        <y>170</y>
        <width>131</width>
        <height>21</height>
       </rect>
      </property>
      <property name="styleSheet">
       <string notr="true">background-color: rgb(255, 255, 255);
selection-background-color: rgb(249, 240, 107);</string>
      </property>
      <property name="text">
       <string>Select Item</string>
      </property>
     </widget>
     <widget class="QTableWidget" name="holdsTableWidget">
      <property name="geometry">
       <rect>
        <x>40</x>
        <y>10</y>
        <width>561</width>
        <height>151</height>
       </rect>
      </property>
      <property name="styleSheet">
       <string notr="true">background-color: rgb(255, 255, 255);</string>
      </property>
      <property name="rowCount">
       <number>0</number>
      </property>
      <property name="columnCount">
       <number>3</number>
      </property>
      <attribute name="horizontalHeaderVisible">
       <bool>true</bool>
      </attribute>
      <attribute name="horizontalHeaderCascadingSectionResizes">
       <bool>true</bool>
      </attribute>
      <attribute name="horizontalHeaderMinimumSectionSize">
       <number>45</number>
      </attribute>
      <attribute name="horizontalHeaderDefaultSectionSize">
       <number>100</number>
      </attribute>
      <attribute name="horizontalHeaderHighlightSections">
       <bool>true</bool>
      </attribute>
      <attribute name="horizontalHeaderShowSortIndicator" stdset="0">
       <bool>false</bool>
      </attribute>
      <attribute name="horizontalHeaderStretchLastSection">
       <bool>false</bool>
      </attribute>
      <column>
       <property name="text">
        <string>Title</string>
       </property>
      </column>
      <column>
       <property name="text">
        <string>Position</string>
       </property>
      </column>
      <column>
       <property name="text">
        <string>Ready for Pickup</string>
       </property>
      </column>
     </widget>
    </widget>
   </widget>
  </widget>
 </widget>
 <resources/>
 <connections/>
</ui>
